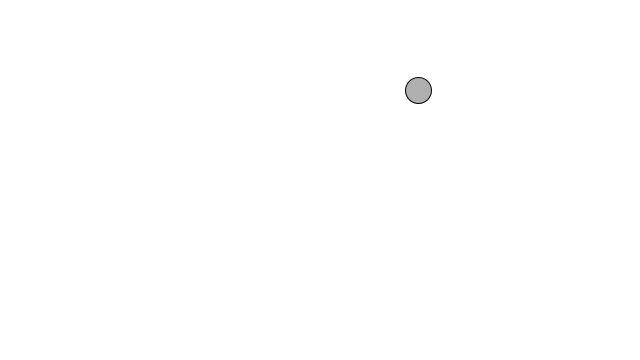
Frame 1 (no input)
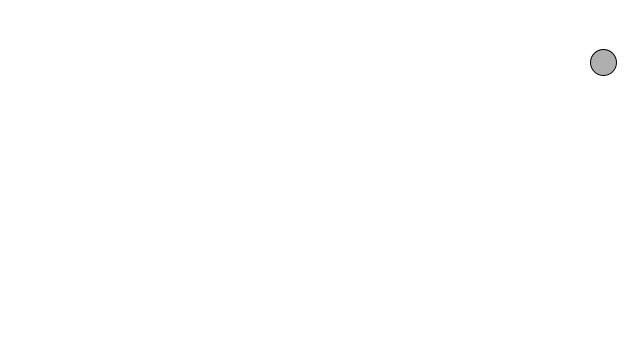
Frame 60 (the mouse pressed at the canvas centre just before this capture)
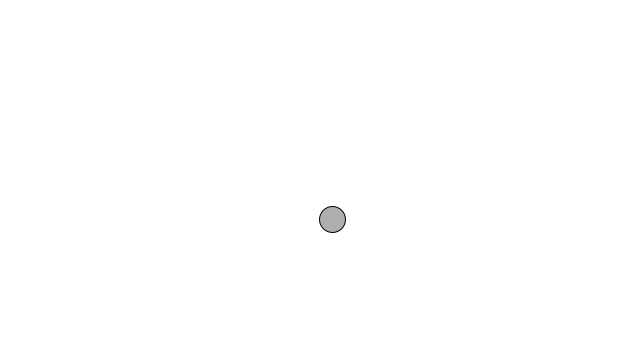
Frame 120 (the mouse held since frame 60 and released just before this capture)

The Processing sketch that drew these frames (run headless with seeded random() and noise(); from frame 60 on, the mouse is pressed at the canvas centre):

// Processing sketch: exercise1_4
// ── exercise1_4.pde
Mover mover;

void setup()
{
  size(640,360);
  mover = new Mover();
}

void draw()
{
  background(255);

  mover.update();
  mover.checkEdges();
  mover.display();
}
// ── Mover.pde
class Mover
{
  PVector location;
  PVector velocity;
  int moverSize;
 
  Mover()
  {
    location = new PVector(random(width), random(height));
    velocity = new PVector(random(-5,5), random(-5,5));
    moverSize = int(random(30)+1);
  }
 
  void update()
  {
    location.add(velocity);
  }
  
  void display()
  {
    stroke(0);
    fill(175);
    ellipse(location.x, location.y, moverSize, moverSize);
  }
  
  void checkEdges()
  {
    if( location.x > width || location.x < 0 )
    {
      velocity.x = velocity.x * (-1);
    }
    if( location.y > height || location.y < 0 )
    {
      velocity.y = velocity.y * (-1);
    }
  }
}
